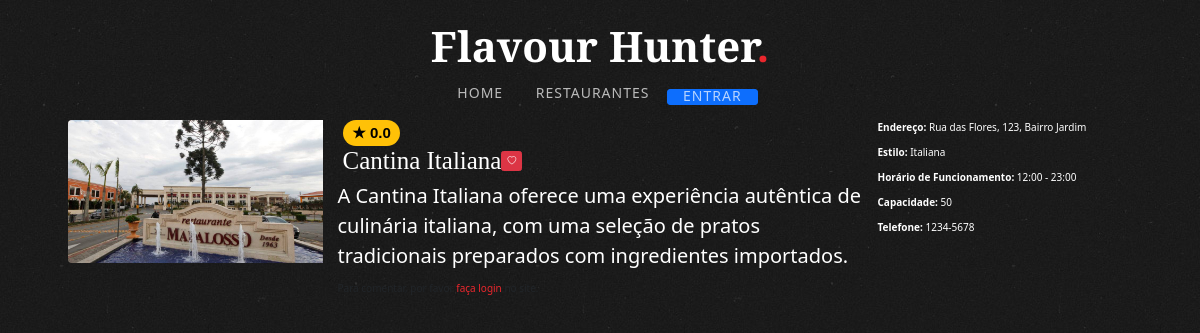
/restaurante.php?id=2, run on an earlier commit of the app's database.
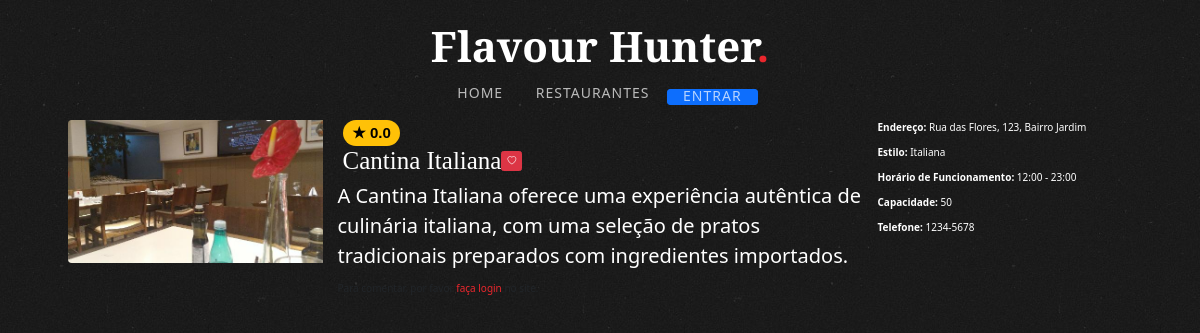
And on a later commit of the database.
### tables this page shows
CREATE TABLE IF NOT EXISTS restaurantes (
    id_restaurante INT NOT NULL AUTO_INCREMENT,
    id_proprietario INT NULL DEFAULT NULL,
    nome VARCHAR(255) NULL DEFAULT NULL,
    endereco VARCHAR(255) NULL DEFAULT NULL,
    dono VARCHAR(255) NULL DEFAULT NULL,
    estilo_culinario VARCHAR(255) NULL DEFAULT NULL,
    descricao TEXT NULL DEFAULT NULL,
    horario VARCHAR(255) NULL DEFAULT NULL,
    capacidade INT NULL DEFAULT NULL,
    telefone VARCHAR(20) NULL DEFAULT NULL,
    foto_restaurante MEDIUMBLOB NULL DEFAULT NULL,
    status_restaurante_id_status INT NOT NULL DEFAULT 2,
    PRIMARY KEY (id_restaurante),
    INDEX id_proprietario (id_proprietario),
    INDEX fk_restaurantes_status_restaurante1_idx (status_restaurante_id_status),
    CONSTRAINT restaurantes_ibfk_1
        FOREIGN KEY (id_proprietario)
        REFERENCES usuarios (id_user),
    CONSTRAINT fk_restaurantes_status_restaurante1
        FOREIGN KEY (status_restaurante_id_status)
        REFERENCES status_restaurante (id_status)
        ON DELETE NO ACTION
        ON UPDATE NO ACTION
);

### restaurante.php (the view, shortened to what the changed rows need)
<?php
include("includes/navbar.php");
include("Conexão.php");
if (isset($_GET['id'])) {
    $id_restaurante = $_GET['id'];
    $sqlDono = "SELECT id_proprietario FROM restaurantes WHERE id_restaurante = $id_restaurante";
    $resultDono = $conn->query($sqlDono);
    $rowDono = $resultDono->fetch_assoc();
    $modoEdicao = isset($_GET['edit']) && $_SESSION['id_user'] == $rowDono['id_proprietario'];
    $sql = "SELECT id_restaurante, id_proprietario, nome, endereco, dono, estilo_culinario, descricao, horario, capacidade, telefone, foto_restaurante
            FROM restaurantes
            WHERE id_restaurante = $id_restaurante";
    $result = $conn->query($sql);
    if ($result->num_rows > 0) {
        $row = $result->fetch_assoc();
        $imagem_existente = !empty($row["foto_restaurante"]);
    } else {
        echo "Restaurante não encontrado.";
        exit;
    }
} else {
    echo "ID do restaurante não fornecido.";
    exit;
}
?>
<link href="https://stackpath.bootstrapcdn.com/bootstrap/5.3.0/css/bootstrap.min.css" rel="stylesheet">
<br><br><br><br><br><br>
<div id="page">
    <div class="m-5">
            <div class="row m-5">
                <div class="col-md-3">
                    <?php if ($imagem_existente) : ?>
                        <img src="uploads/<?php echo $row["foto_restaurante"]; ?>" class="img-fluid rounded-start" alt="Foto do Restaurante" style="max-width: 100%; max-height: 300px;">
                    <?php else : ?>
                        <div class="bg-dark text-white text-center">Imagem não disponível</div>
                    <?php endif; ?>
                </div>
                <div class="col-md-6">
                    <?php if ($modoEdicao) : ?>
                        <div class="mb-3">
                            <label for="nome" class="form-label text-white">Nome do Restaurante:</label>
                            <input type="text" class="form-control" id="nome" name="nome" value="<?php echo $row["nome"]; ?>" required>
                        </div>
                        <div class="mb-3">
                            <label for="descricao" class="form-label text-white">Descrição:</label>
                            <textarea class="form-control" id="descricao" name="descricao" rows="3" required><?php echo $row["descricao"]; ?></textarea>
                        </div>
                    <?php else : ?>
                        <small class="card-text">
                            <?php
                            $sqlMedia = "SELECT AVG(id_nota) AS media FROM nota WHERE id_restaurante = " . $row["id_restaurante"];
                            $resultMedia = $conn->query($sqlMedia);
                            if ($resultMedia->num_rows > 0) {
                                $rowMedia = $resultMedia->fetch_assoc();
                                $mediaAvaliacoes = number_format($rowMedia['media'], 1);
                                echo "<span class='badge text-bg-warning rounded-pill ms-2 fs-4 fonte-normal'>&#9733; $mediaAvaliacoes</span>";
                            } else {
                                echo "<span class='badge text-bg-secondary rounded-pill ms-2'>Sem avaliações</span>";
                            }
                            ?>
                        </small>
                        <div class="d-flex align-items-center">
                            <h1 class="text-white ms-2 text-break"><?php echo $row["nome"]; ?></h1>
                            <form id="favoriteForm" action="php/favoritos_php.php" method="POST">
                                <button type="submit" id="favoriteButton" class="btn btn-danger btn-sm">
                                    <i id="favoriteIcon" class="bi bi-heart"></i>
                                </button>
                            </form>
                        </div>
                        <p class="fs-2 text-white text-break"><?php echo $row["descricao"]; ?></p>
                    <?php endif; ?>
                    <?php if (!$modoEdicao) : ?>
                        <?php if (isset($_SESSION['id_user'])) : ?>
                            <form method="POST" action="php/add_avaliacao.php" id="ratingForm">
                                <div class="rating-box mt-5">
                                    <label for="rating">Avaliação:</label>
                                    <div class="stars">
                                        <i class="bi bi-star" data-rating="1"></i>
                                        <i class="bi bi-star" data-rating="2"></i>
                                        <i class="bi bi-star" data-rating="3"></i>
                                        <i class="bi bi-star" data-rating="4"></i>
                                        <i class="bi bi-star" data-rating="5"></i>
                                    </div>
                                </div>
                                <input type="hidden" id="rating-value" name="rating-value" value="0">
                                <input type="hidden" id="id_restaurante" name="id_restaurante" value="<?php echo $id_restaurante; ?>">
                                <div class="form-floating my-4">
                                    <div>
                                        <input type='hidden' name='id_restaurante' value='<?php echo $id_restaurante; ?>'>
                                        <textarea class="form-control" name="comentario" placeholder="Adicione um comentário..." required></textarea>
                                        <button class="btn btn-primary mt-2" type="submit" id="submit-avaliacao">Enviar</button>
                                    </div>
                                </div>
                            </form>
                            <?php
                            $sql_comentarios = "SELECT avaliacao.comentario, avaliacao.data_comentario, usuarios.email, nota.id_nota
                            FROM avaliacao
                            INNER JOIN usuarios ON avaliacao.id_user = usuarios.id_user
                            LEFT JOIN nota ON avaliacao.id_user = nota.id_user AND avaliacao.id_restaurante = nota.id_restaurante
                            WHERE avaliacao.id_restaurante = $id_restaurante
                            ORDER BY avaliacao.data_comentario DESC";
                            $result_comentarios = $conn->query($sql_comentarios);
                            if ($result_comentarios->num_rows > 0) :
                                while ($row_comentario = $result_comentarios->fetch_assoc()) :
                            ?>
                                    <div class="comentario">
                                        <span class="nota">Nota: <?php echo $row_comentario['id_nota'] ?? 'Sem nota'; ?></span>
                                        <blockquote><?php echo $row_comentario['comentario']; ?></blockquote>
                                        <span class="autor">Feito por: <?php echo $row_comentario['email']; ?></span>
                                    </div>
                            <?php
                                endwhile;
                            else :
                                echo "<p>Nenhum comentário ainda.</p>";
                            endif;
                            ?>
                        <?php else : ?>
                            <p>Para comentar, por favor <a href="login.php">faça login</a> no site.</p>
                        <?php endif; ?>
                    <?php endif; ?>
                </div>
                <div class="col-md-3">
                    <?php if ($modoEdicao) : ?>
                        <div class="mb-3">
                            <label for="endereco" class="form-label text-white">Endereço:</label>
                            <input type="text" class="form-control" id="endereco" name="endereco" value="<?php echo $row["endereco"]; ?>" required>
                        </div>
                        <div class="mb-3">
                            <label for="estilo" class="form-label text-white">Estilo:</label>
                            <select class="form-control" id="estilo" name="estilo_culinario" required>
                                <option value="Italiana" <?php if ($row["estilo_culinario"] == "Italiana") echo "selected"; ?>>Italiana</option>
                                <option value="Japonesa" <?php if ($row["estilo_culinario"] == "Japonesa") echo "selected"; ?>>Japonesa</option>
                                <option value="Chinesa" <?php if ($row["estilo_culinario"] == "Chinesa") echo "selected"; ?>>Chinesa</option>
                                <option value="Brasileira" <?php if ($row["estilo_culinario"] == "Brasileira") echo "selected"; ?>>Brasileira</option>
                                <option value="Mexicana" <?php if ($row["estilo_culinario"] == "Mexicana") echo "selected"; ?>>Mexicana</option>
                                <option value="Indiana" <?php if ($row["estilo_culinario"] == "Indiana") echo "selected"; ?>>Indiana</option>
                                <option value="Tailandesa" <?php if ($row["estilo_culinario"] == "Tailandesa") echo "selected"; ?>>Tailandesa</option>
                                <option value="Francesa" <?php if ($row["estilo_culinario"] == "Francesa") echo "selected"; ?>>Francesa</option>
                                <option value="Mediterrânea" <?php if ($row["estilo_culinario"] == "Mediterrânea") echo "selected"; ?>>Mediterrânea</option>
                                <option value="Árabe" <?php if ($row["estilo_culinario"] == "Árabe") echo "selected"; ?>>Árabe</option>
                            </select>
                        </div>
                        <div class="mb-3">
                            <label for="horario" class="form-label text-white">Horário de Funcionamento:</label>
                            <input type="text" class="form-control" id="horario" name="horario" value="<?php echo $row["horario"]; ?>" placeholder="Ex: 08:00 - 18:00" pattern="^([01]\d|2[0-3]):([0-5]\d)\s*-\s*([01]\d|2[0-3]):([0-5]\d)$" title="O horário deve estar no formato 08:00 - 18:00" required>
                        </div>
                        <div class="mb-3">
                            <label for="capacidade" class="form-label text-white">Capacidade:</label>
                            <input type="number" class="form-control" id="capacidade" name="capacidade" value="<?php echo $row["capacidade"] ?? ''; ?>" pattern="[0-9]+" title="Apenas números são permitidos" min="1" required>
                        </div>
                        <div class="mb-3">
                            <label for="telefone" class="form-label text-white">Telefone:</label>
                            <input type="tel" class="form-control" id="telefone" name="telefone" value="<?php echo $row["telefone"] ?? ''; ?>" pattern="\([0-9]{2}\) [0-9]{4,5}-[0-9]{4}" title="Formato: (99) 9999-9999 ou (99) 99999-9999" required>
                        </div>
                        <div class="mt-5 d-flex justify-content-center">
                            <button type="button" class="btn btn-danger mt-2 ms-2" onclick="confirmarDelecao()">Deletar Restaurante</button>
                        </div>
                    <?php else : ?>
                        <div class="mb-3">
                            <p class="text-white"><strong>Endereço:</strong> <?php echo $row["endereco"]; ?></p>
                        </div>
                        <div class="mb-3">
                            <p class="text-white"><strong>Estilo:</strong> <?php echo $row["estilo_culinario"]; ?></p>
                        </div>
                        <div class="mb-3">
                            <p class="text-white"><strong>Horário de Funcionamento:</strong> <?php echo $row["horario"]; ?></p>
                        </div>
                        <div class="mb-3">
                            <p class="text-white"><strong>Capacidade:</strong> <?php echo $row["capacidade"]; ?></p>
                        </div>
                        <div class="mb-3">
                            <p class="text-white"><strong>Telefone:</strong> <?php echo $row["telefone"]; ?></p>
                        </div>
                    <?php endif; ?>
                </div>
            </div>
    </div>
    </body>
    </html>

What changed in the data, as far as the page shows it:
changed restaurantes "Cantina Italiana": foto_restaurante: a different picture
